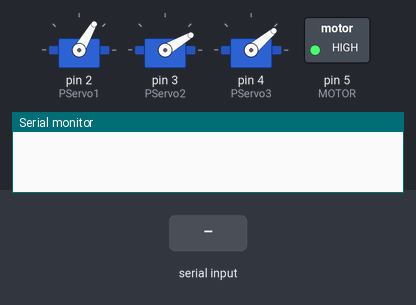
Bench run of a sketch on a simulated Arduino Uno, built with avr-gcc and run on an emulated ATmega328P. On the bench: 3 × servo, switched loads named in the sketch (green lamp = pin HIGH), the last lines printed to the serial monitor. The test bench sets the inputs (shaded band).

Above: at 2.6 s.
2.7 s: "1\n" received over Serial
At 4.1 s:
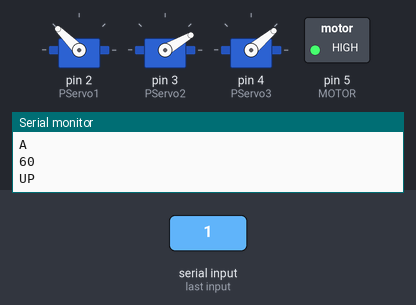
4.5 s: "2\n" received over Serial
At 6.1 s:
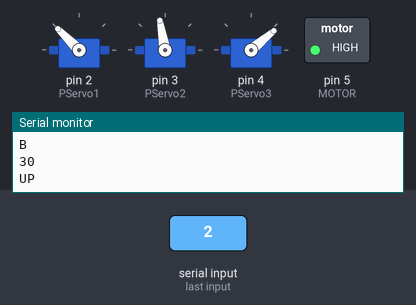
6.4 s: "3\n" received over Serial
At 7.9 s:
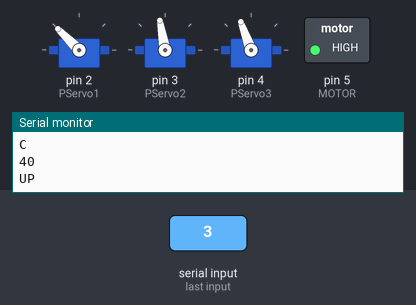
8.2 s: "4\n" received over Serial
At 9.4 s:
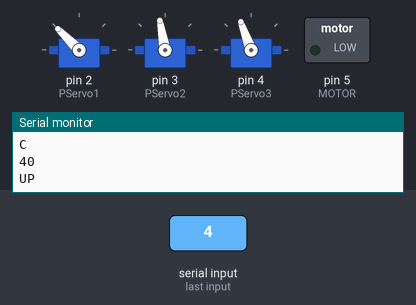
9.7 s: "1\n" received over Serial
At 10.6 s:
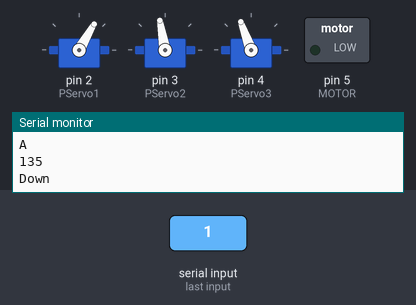
11.5 s: "2\n" received over Serial
At 12.7 s:
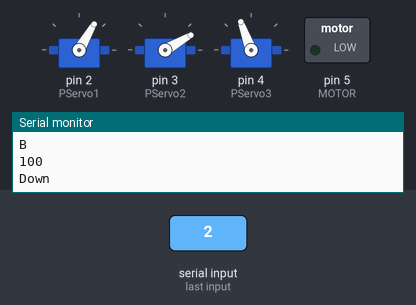
Timing chart, 0 to 14.4 s (numbered marks = the images above; inputs shaded):
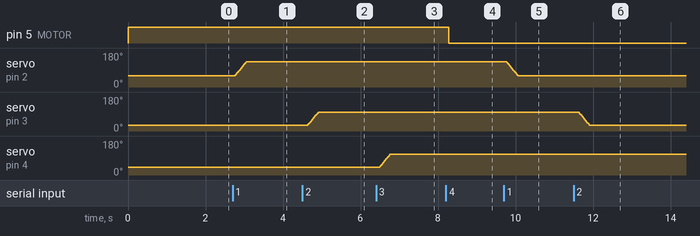

Measured:
- after the input at 2.7 s, servo on pin 2 (PServo1): moves from 60° to 135° over 0.28 s, starting after 0.07 s
- after the input at 4.5 s, servo on pin 3 (PServo2): moves from 30° to 100° over 0.26 s, starting after 0.14 s
- after the input at 6.4 s, servo on pin 4 (PServo3): moves from 40° to 110° over 0.26 s, starting after 0.10 s
- after the input at 8.2 s, pin 5 (MOTOR): HIGH → LOW after 0.08 s
- after the input at 9.7 s, servo on pin 2 (PServo1): moves from 135° to 60° over 0.28 s, starting after 0.07 s
- after the input at 11.5 s, servo on pin 3 (PServo2): moves from 100° to 30° over 0.26 s, starting after 0.14 s

The sketch:

Servo.ino
```cpp
#include <Servo.h>
#define PServo1 2
#define PServo2 3
#define PServo3 4
#define MOTOR 5

#define BlueANGMAX 135
#define BlueANGMIN 60
#define GreenANGMIN 30
#define GreenANGMAX 100
#define RedANGMIN 40
#define RedANGMAX 110

Servo servos[4];
String Comando;


void setup() {
Serial.begin(9600);

pinMode(MOTOR,OUTPUT);
digitalWrite(MOTOR,HIGH);
delay(400);
pinMode(PServo1,OUTPUT);
servos[0].attach(PServo1);
servos[0].write(BlueANGMIN);
delay(500);

pinMode(PServo2,OUTPUT);
servos[1].attach(PServo2);
servos[1].write(GreenANGMIN);
delay(500);


pinMode(PServo3,OUTPUT);
servos[2].attach(PServo3);
servos[2].write(RedANGMIN);

}

void  LigarServo(int Set,int AnguloFinal,int AnguloDeParada){

    int i;
      Serial.println(servos[Set].read());
    if(AnguloFinal > servos[Set].read()){
     Serial.println("UP");
      for(i=servos[Set].read();i<=AnguloFinal;i+=5){
        servos[Set].write(i);
        delay(20);
       }

    }else{
      Serial.println("Down");
      for(i=servos[Set].read();i>=AnguloDeParada;i-=5){
        servos[Set].write(i);
        delay(20);
       }

    }
}


void loop() {


  if(Serial.available()){
    Comando = Serial.readStringUntil('\n');
    Comando.trim();
    if(Comando == "1" ){
      Serial.println("A");
      delay(50);
      LigarServo(0,BlueANGMAX,BlueANGMIN);
      delay(1500);
   }
    if(Comando == "2" ){
      Serial.println("B");
      delay(50);
      LigarServo(1,GreenANGMAX,GreenANGMIN);
       delay(1500);
   }

   if(Comando == "3" ){
      Serial.println("C");
      delay(50);
      LigarServo(2,RedANGMAX,RedANGMIN);
       delay(1500);
   }
   if(Comando == "4" ){

     if(digitalRead(5) == 1){
   digitalWrite(MOTOR,LOW);}else{
     digitalWrite(MOTOR,HIGH);
    }


  }}
}
```
